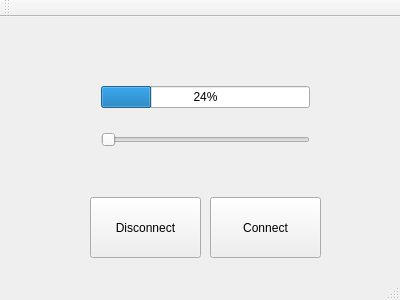
<?xml version="1.0" encoding="UTF-8"?>
<ui version="4.0">
 <class>MainWindow</class>
 <widget class="QMainWindow" name="MainWindow">
  <property name="geometry">
   <rect>
    <x>0</x>
    <y>0</y>
    <width>400</width>
    <height>300</height>
   </rect>
  </property>
  <property name="windowTitle">
   <string>MainWindow</string>
  </property>
  <widget class="QWidget" name="centralWidget">
   <widget class="QPushButton" name="disconnectButton">
    <property name="geometry">
     <rect>
      <x>90</x>
      <y>180</y>
      <width>111</width>
      <height>61</height>
     </rect>
    </property>
    <property name="text">
     <string>Disconnect</string>
    </property>
   </widget>
   <widget class="QPushButton" name="connectButton">
    <property name="geometry">
     <rect>
      <x>210</x>
      <y>180</y>
      <width>111</width>
      <height>61</height>
     </rect>
    </property>
    <property name="text">
     <string>Connect</string>
    </property>
   </widget>
   <widget class="QWidget" name="">
    <property name="geometry">
     <rect>
      <x>90</x>
      <y>40</y>
      <width>231</width>
      <height>121</height>
     </rect>
    </property>
    <layout class="QVBoxLayout" name="verticalLayout">
     <item>
      <widget class="QProgressBar" name="progressBar">
       <property name="value">
        <number>24</number>
       </property>
      </widget>
     </item>
     <item>
      <widget class="QSlider" name="horizontalSlider">
       <property name="orientation">
        <enum>Qt::Horizontal</enum>
       </property>
      </widget>
     </item>
    </layout>
   </widget>
  </widget>
  <widget class="QMenuBar" name="menuBar">
   <property name="geometry">
    <rect>
     <x>0</x>
     <y>0</y>
     <width>400</width>
     <height>21</height>
    </rect>
   </property>
  </widget>
  <widget class="QToolBar" name="mainToolBar">
   <attribute name="toolBarArea">
    <enum>TopToolBarArea</enum>
   </attribute>
   <attribute name="toolBarBreak">
    <bool>false</bool>
   </attribute>
  </widget>
  <widget class="QStatusBar" name="statusBar"/>
 </widget>
 <layoutdefault spacing="6" margin="11"/>
 <resources/>
 <connections/>
</ui>
